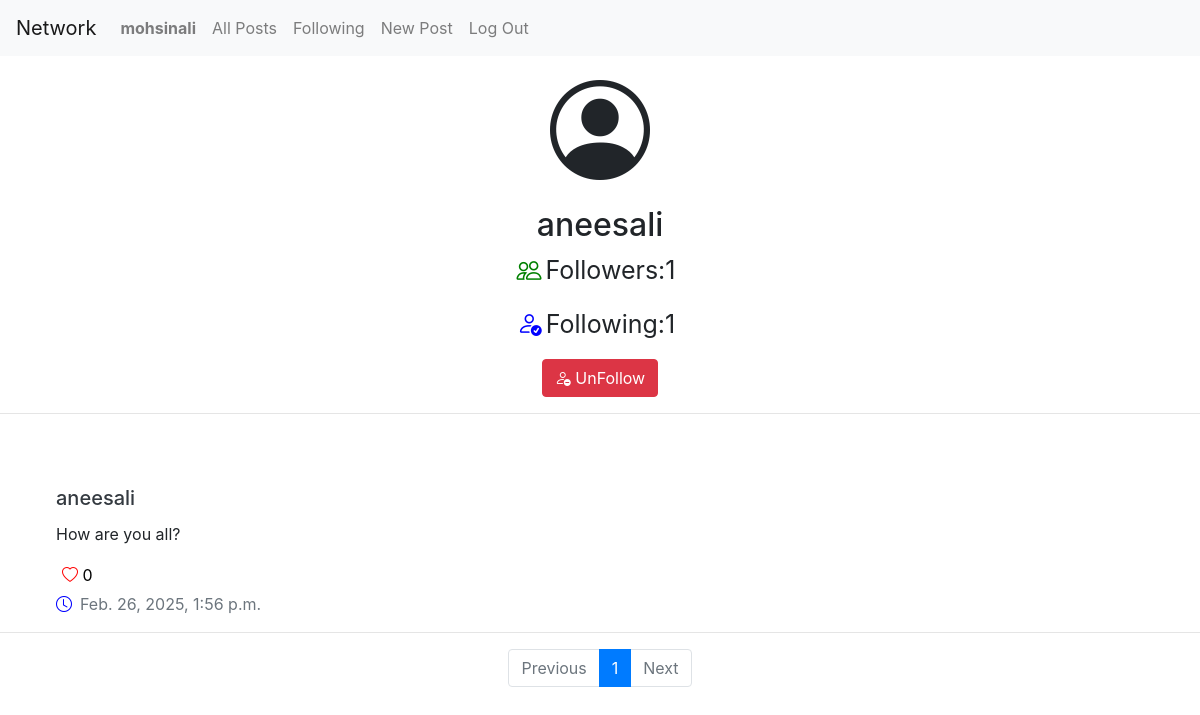
/profile/3 (signed in), run on the app's committed database.
### network/models.py (models this page shows)
class User(AbstractUser):
    pass

class Posts(models.Model):
    user=models.ForeignKey(User,on_delete=models.CASCADE,related_name="posts")
    content=models.TextField(max_length=350)
    likes=models.ManyToManyField(User,related_name="liked_posts",null=True)
    timestamp=models.DateTimeField(auto_now_add=True)
    @property
    def likes_count(self):
        return self.likes.count()

### network/views.py (the view)
# urls.py: path("profile/<int:user_id>", views.profile, name="profile"),
@login_required
def profile(request, user_id):
    try:
        profile_user = User.objects.get(pk=user_id)
    except User.DoesNotExist:
        raise Http404("User does not exist")
    followers = Follow.objects.filter(following=profile_user).count()
    following = Follow.objects.filter(follower=profile_user).count()
    posts = Posts.objects.filter(user=profile_user).order_by('-timestamp')
    paginator=Paginator(posts,10)
    page_num=request.GET.get('page')
    page_obj=paginator.get_page(page_num)
    button = None
    if request.user != profile_user:
        if not Follow.objects.filter(follower=request.user, following=profile_user).exists():
            button = "Follow"
        else:
            button = "UnFollow"
    return render(request, "network/profile.html", {
        "profile_user": profile_user,
        "followers": followers,
        "following": following,
        "posts": page_obj,
        "button": button
    })

### network/templates/network/profile.html (shortened to what this page needs)
{% extends "network/layout.html" %}
{% block body %}
    <div class="text-center mt-6 mb-2">
        <i class="bi bi-person-circle" style="font-size:100px"></i>
        <h2>{{profile_user.username}}</h2>
        <p style="font-size:25px" class="mr-2"><i class="bi bi-people mr-1" style="color:green"></i>Followers:{{followers}}</p>
        <p style="font-size:25px" class="mr-2"><i class="bi bi-person-check mr-1" style="color:blue"></i>Following:{{following}}</p>
    </div>
    <form action="{% url 'toggle_follow' %}" method="POST">
      {% if button is not None %}
    <div class="text-center">
    <button type="submit" id="follow-btn" class="btn {% if button == 'Follow' %}btn-success{% else %}btn-danger{% endif %}">
        <i class="bi {% if button == 'Follow' %}bi-person-plus{% else %}bi-person-dash{% endif %}"></i>
        {{ button }}
      </button></div>
    {% endif %}</form>
    <hr>
    {% if posts %}
    <ul class="list-unstyled mt-5">
    {% for post in posts %}
  <br>
<div class="ml-5">
    <li class="ml-2">
            <h5 class="card-title" type="submit"><a href="{% url 'profile' user_id=post.user.id %}" class="text-decoration-none text-dark">{{ post.user }}</a></h5>
            <p class="card-text" id="content-{{post.id}}">{{ post.content }}</p>
            <button class="like-btn ms-1 mb-1" data-post-id="{{post.id}}" style="border:none;background:transparent">
              <i class="bi bi-heart {% if request.user in post.likes.all%}-fill{% endif %}" style="color:red"></i>
              <span id="like-count-{{post.id}}">{{post.likes_count}}</span>
            </button>
            <p class="card-text text-muted"><i class="bi bi-clock mr-2" style="color:blue"></i>{{ post.timestamp }}</p>
    </li></div><hr>
    {% endfor %}
    </ul>
    {% endif %}
    <nav >
      <ul class="pagination justify-content-center">
          {% if posts.has_previous %}
          <li class="page-item">
              <a class="page-link" href="?page={{posts.previous_page_number}}">Previous</a>
          </li>
          {% else %}
          <li class="page-item disabled">
              <a class="page-link" tabindex="-1">Previous</a>
          </li>
          {% endif %}
          <li class="page-item active">
              <a class="page-link" href="#">{{posts.number}}</a>
          </li>
          {% if posts.has_next %}
          <li class="page-item">
              <a class="page-link" href="?page={{posts.next_page_number}}">Next</a>
          </li>
          {% else %}
          <li class="page-item disabled">
              <a class="page-link" tabindex="-1">Next</a>
          </li>
          {% endif %}
      </ul>
  </nav>
{% endblock %}

### network/templates/network/layout.html (shortened to what this page needs)
{% load static %}
<!DOCTYPE html>
<html lang="en">
    <head>
        <link rel="stylesheet" href="https://stackpath.bootstrapcdn.com/bootstrap/4.4.1/css/bootstrap.min.css">
        <link rel="stylesheet" href="https://cdn.jsdelivr.net/npm/bootstrap-icons/font/bootstrap-icons.css">
        <link href="{% static 'network/styles.css' %}" rel="stylesheet">
    </head>
    <body>
        <nav class="navbar navbar-expand-lg navbar-light bg-light">
            <a class="navbar-brand" href="#">Network</a>
            <div>
              <ul class="navbar-nav mr-auto">
                {% if user.is_authenticated %}
                    <li class="nav-item">
                        <a class="nav-link" href="#"><strong>{{ user.username }}</strong></a>
                    </li>
                {% endif %}
                <li class="nav-item">
                  <a class="nav-link" href="{% url 'index' %}">All Posts</a>
                </li>
                {% if user.is_authenticated %}
                    <li class="nav-item">
                        <a class="nav-link" href="{% url 'following' %}">Following</a>
                    </li>
                    <li class="nav-item">
                        <a class="nav-link" href="{% url 'newpost' %}">New Post</a>
                    </li>
                    <li class="nav-item">
                        <a class="nav-link" href="{% url 'logout' %}">Log Out</a>
                    </li>
                {% endif %}
              </ul>
            </div>
          </nav>
        <div class="body">
            {% block body %}
            {% endblock %}
        </div>
    </body>
</html>

### data on the page
User: username "mohsinali"
User: username "aneesali"
Posts: user "aneesali", content "How are you all?", likes_count "0", timestamp "Feb. 26, 2025, 1:56 p.m."

### other printed values
{{ followers }} "1"
{{ following }} "1"
{{ button }} "UnFollow"
{{ posts.number }} "1"
